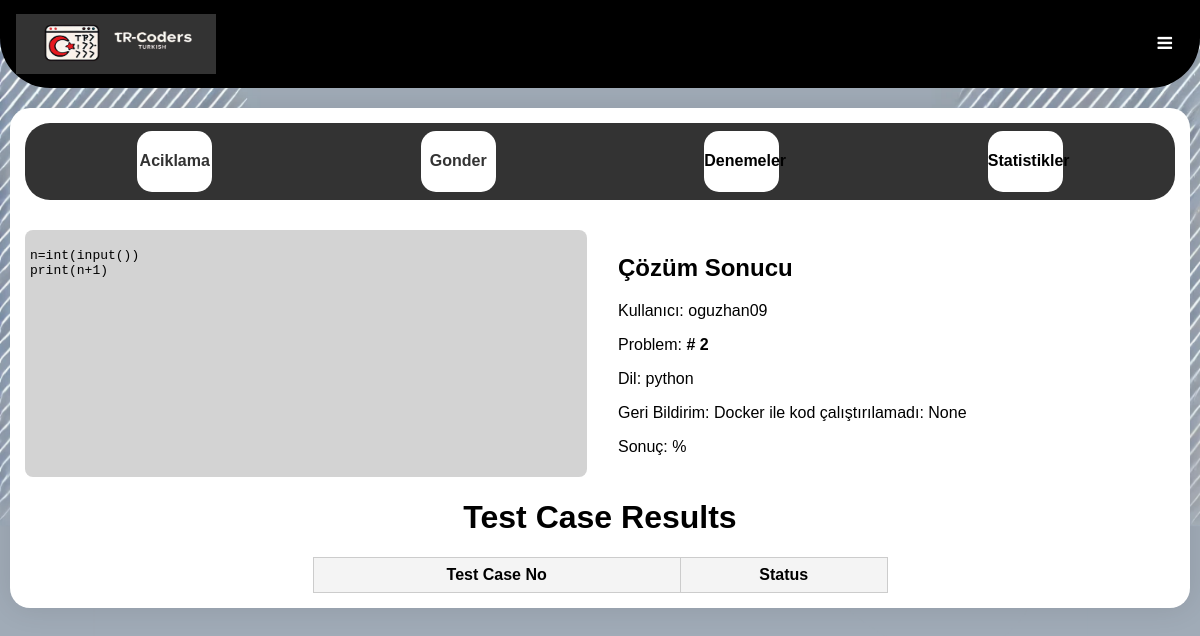
The page /problems/solution/2/result/mobile (signed in) on the database its author committed.
### problems/models.py (models this page shows, shortened)
class Solution(models.Model):
    PROGRAMMING_LAGUAGE=[
        ('python','Python3'),
        ('cpp','C++20')
    ]
    problem=models.ForeignKey(Problem,on_delete=models.CASCADE,related_name='solutions')
    user=models.ForeignKey(User,on_delete=models.CASCADE)
    code = models.TextField(help_text="Kullanıcının kodu")
    language=models.CharField(max_length=20,choices=PROGRAMMING_LAGUAGE,default='python')
    submitted_at = models.DateTimeField(auto_now_add=True)
    is_correct = models.BooleanField(default=False)
    feedback = models.TextField(blank=True, null=True)
    result_value=models.CharField(blank=True,max_length=15)
    all_results = models.JSONField(
        default=list,  # Varsayılan olarak boş bir liste
        help_text="Test sonuçlarının doğru/yanlış bilgisi",
        blank=True
    )
    created_date=models.DateTimeField(auto_now_add=True)

### problems/views.py (the view)
# urls.py: path('solution/<int:solution_id>/result/mobile',solution_result_mobile,name='solution_mobile'),
@login_required(login_url="/users/login")
def solution_result_mobile(request, solution_id):
    solution = get_object_or_404(Solution, id=solution_id)
    results=solution.all_results
    user=UserProfile.objects.filter(user__username=request.user.username)
    return render(request, 'problems/solution_mobile.html', {'solution': solution,'results':results,'profile':user[0]})

### templates/problems/solution_mobile.html (shortened to what this page needs)
<html lang="tr">
  <head>
    {% load static %}
    <link rel="stylesheet" href="https://cdnjs.cloudflare.com/ajax/libs/font-awesome/4.7.0/css/font-awesome.min.css">
    <div class="topnav" style="margin:0">
      <a href="{% url 'index:index_mobile' %}" style="margin-left:0;text-align:left;" class="active"><img src="{% static 'img/Logo2.png' %}" width="200" height="60" ></a>
      <a href="javascript:void(0);" class="icon" onclick="myFunction()">
        <i class="fa fa-bars"></i>
      </a>
    </div>
  </head>
  <body>
    <div class="container">
        <div style=" margin-bottom: 30px; background-color: #333;border-radius: 25px;text-align: center;padding: 8px;display: flex;justify-content: space-around;">
            <a href="{% url 'problems:problem_detail_mobile' solution.problem.pk %}" style="text-decoration: none;background-color: white;color: #333; border-radius: 15px;width: 75px;text-align: center;height: auto;"><h4>Aciklama</h4></a>
            <a href="{% url 'problems:submit_solution_mobile' problem_id=solution.problem.id %}" style="text-decoration: none;background-color: white;color: #333; border-radius: 15px;width: 75px;text-align: center;height: auto;"><h4>Gonder</h4></a>
            <a href="{% url 'problems:problem_attempts_mobile' problem_id=solution.problem.id %}" style="text-decoration: none;background-color: white;color: black; border-radius: 15px;width: 75px;text-align: center;height: auto;"><h4>Denemeler</h4></a>
            <a href="{% url 'problems:problem_stats_mobile' problem_id=solution.problem.id %}"  style="text-decoration: none;background-color: white;color: black; border-radius: 15px;width: 75px;text-align: center;height: auto;"><h4>Statistikler</h4></a>
        </div>
        <div style="display: flex;justify-content: space-between;">
        <div id="solution_code" style="background-color: rgb(211,211,211);border-radius: 8px;padding: 5px;width: 48%;"><pre><code>{{ solution.code }}</code></pre></div>
        <div style="padding: 5px;width: 48%;">
            <h2>Çözüm Sonucu</h2>
            <p>Kullanıcı: {{ solution.user.username }}</p>
            <p>Problem: <b># {{solution.id}}</b></p>
            <p>Dil: {{solution.language}}</p>
            <p>Geri Bildirim: {{ solution.feedback }}</p>
            <p>Sonuç: {{ solution.result_value }} %</p>
        </div></div>
        <h1 style="text-align: center;">Test Case Results</h1>
    <table>
        <thead>
            <tr>
                <th>Test Case No</th>
                <th>Status</th>
            </tr>
        </thead>
    </table>
    </div>
</body>
</html>

### templates/problems/solution_mobile.html (style rules this page uses)
table { width: 50%; margin: 0 auto; border-collapse: collapse; }
th, td { border: 1px solid #ccc; padding: 8px; text-align: center; }
th { background-color: #f4f4f4; }

### rows shown on the page
Solution: code "n=int(input()) print(n+1)", user.username "oguzhan09", id "2", language "python", feedback "Docker ile kod çalıştırılamadı: None"
